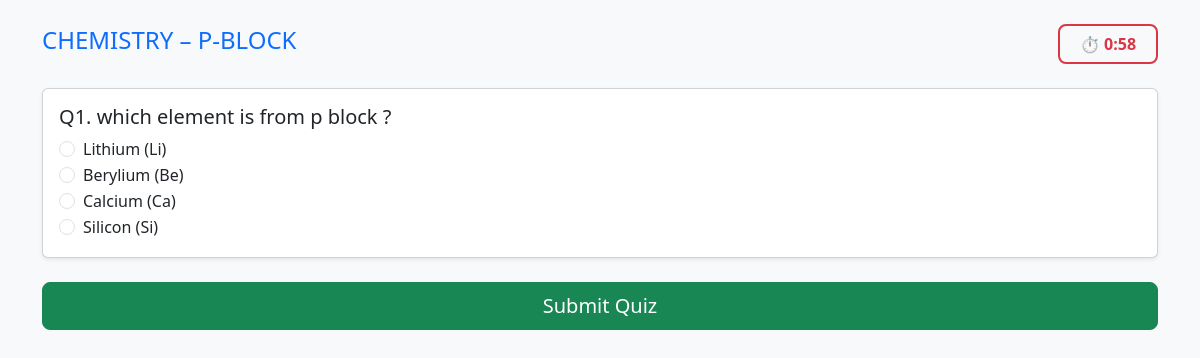
The app's page /take/quiz/2/2 (signed in) with its own data.
### app.py (models this page shows)
class Quiz(db.Model):
    id = db.Column(db.Integer, primary_key=True)
    title = db.Column(db.String(100), nullable=False)
    created_at = db.Column(db.DateTime, default=datetime.utcnow)
    chapters = db.relationship('Chapter', backref='quiz', lazy=True, cascade='all, delete-orphan')

class Chapter(db.Model):
    id = db.Column(db.Integer, primary_key=True)
    title = db.Column(db.String(50), nullable=False)
    quiz_id = db.Column(db.Integer, db.ForeignKey('quiz.id'), nullable=False)
    created_at = db.Column(db.DateTime, default=datetime.utcnow)

class Question(db.Model):
    id = db.Column(db.Integer, primary_key=True)
    quiz_id = db.Column(db.Integer, db.ForeignKey('quiz.id'), nullable=False)
    chapter_id = db.Column(db.Integer, db.ForeignKey('chapter.id'), nullable=False)
    question_statement = db.Column(db.Text, nullable=True)
    question_image = db.Column(db.String(200), nullable=True)
    option_1 = db.Column(db.String(200), nullable=False)
    option_2 = db.Column(db.String(200), nullable=False)
    option_3 = db.Column(db.String(200), nullable=False)
    option_4 = db.Column(db.String(200), nullable=False)
    correct_option = db.Column(db.Integer, nullable=False)
    explanation = db.Column(db.Text, nullable=True)
    created_at = db.Column(db.DateTime, default=datetime.utcnow)
    quiz = db.relationship('Quiz', backref='questions')
    chapter = db.relationship('Chapter', backref='questions')

### app.py (the view, shortened to what this page needs)
@app.route('/take/quiz/<int:quiz_id>/<int:chapter_id>', methods=['GET', 'POST'])
@login_required
def take_quiz(quiz_id, chapter_id):
    quiz = Quiz.query.get_or_404(quiz_id)
    chapter = Chapter.query.get_or_404(chapter_id)
    questions_query = Question.query.filter_by(chapter_id=chapter.id).all()
    if not questions_query:
        flash('No questions available in this chapter yet.', 'warning')
        return redirect(url_for('chapter_wise_quiz', quiz_id=quiz_id))
    questions = []
    for q in questions_query:
        questions.append({
            "id": q.id,
            "question_statement": q.question_statement,
            "question_image": q.question_image,
            "option_1": q.option_1,
            "option_2": q.option_2,
            "option_3": q.option_3,
            "option_4": q.option_4,
            "correct_option": q.correct_option
        })
    session_key = f"quiz_end_{quiz.id}_{chapter.id}"
    total_seconds = len(questions) * 60
    if session_key not in session:
        session[session_key] = int(time.time()) + total_seconds
    return render_template(
        'take_quiz.html',
        quiz=quiz,
        chapter=chapter,
        questions=questions,
        quiz_end_time=session[session_key]
    )

### app.py (called while the page is built)
def login_required(f):
    @wraps(f)
    def decorated_function(*args, **kwargs):
        if 'user_id' not in session:
            flash('Please log in to access this page.', 'warning')
            return redirect(url_for('user_login'))
        return f(*args, **kwargs)
    return decorated_function

### templates/take_quiz.html (shortened to what this page needs)
<!DOCTYPE html>
<html lang="en">
<head>
    <link href="https://cdn.jsdelivr.net/npm/bootstrap@5.3.2/dist/css/bootstrap.min.css" rel="stylesheet">
</head>
<body class="bg-light">
<div class="container mt-4">
    <div class="d-flex flex-column flex-md-row justify-content-between align-items-center mb-4 gap-2">
        <h4 class="text-primary">
            {{ quiz.title }} – {{ chapter.title }}
        </h4>
        <div class="timer-box">
            ⏱ <span id="timer">00:00</span>
        </div>
    </div>
    <form id="quizForm" method="POST">
        {% for question in questions %}
        <div class="card mb-3 shadow-sm">
            <div class="card-body">
                <h5>Q{{ loop.index }}. {{ question.question_statement }}</h5>
                {% for i in range(1,5) %}
                <div class="form-check">
                    <input class="form-check-input"
                           type="radio"
                           name="q{{ question.id }}"
                           value="{{ i }}"
                           id="q{{ question.id }}_{{ i }}">
                    <label class="form-check-label" for="q{{ question.id }}_{{ i }}">
                        {{ question['option_' ~ i] }}
                    </label>
                </div>
                {% endfor %}
            </div>
        </div>
        {% endfor %}
        <div class="d-grid mt-4">
            <button type="submit" class="btn btn-success btn-lg">
                Submit Quiz
            </button>
        </div>
    </form>
</div>
</body>
</html>

### templates/take_quiz.html (style rules this page uses)
.timer-box { font-size: 16px; font-weight: bold; color: #dc3545; border: 2px solid #dc3545; padding: 6px 12px; border-radius: 8px; min-width: 100px; text-align: center; }
h5 { word-break: break-word; }

### records on screen
Quiz: title "CHEMISTRY"
Chapter: title "P-BLOCK"
Question: question_statement "which element is from p block ?", option_1 "Lithium (Li)" "Berylium (Be)" "Calcium (Ca)" "Silicon (Si)"
